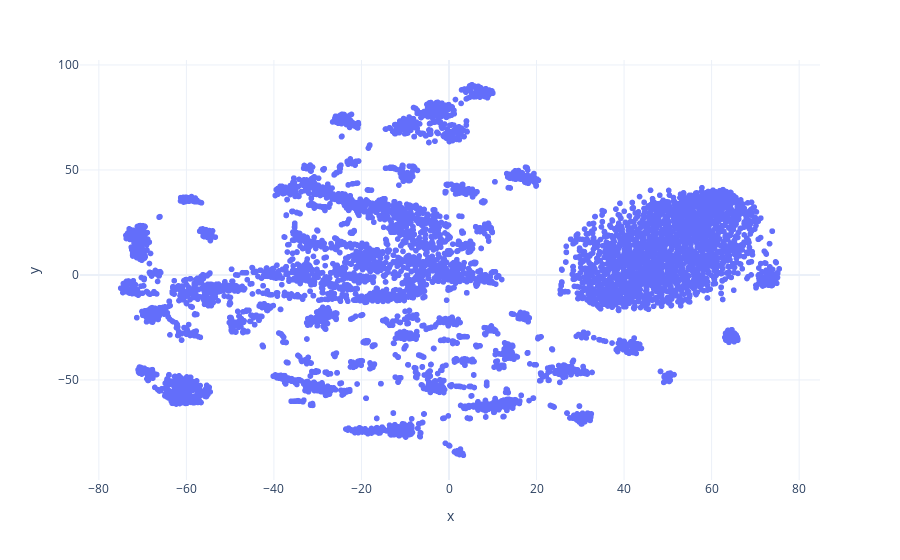

Notebook code cell kept with this figure:
### Code cell
import plotly.express as px

fig = px.scatter(x=reduced_embeddings[:, 0], y=reduced_embeddings[:, 1])
fig.show()

### Figure 1 — Plotly figure (JSON) as saved in the notebook; plotly's stock layout.template omitted (floating-point values rounded to 4 significant figures; data arrays with more than 128 entries replaced by an {"elided": "..."} marker saying what was removed)
{"data": [{"hovertemplate": "x=%{x}<br>y=%{y}<extra></extra>", "legendgroup": "", "marker": {"color": "#636efa", "symbol": "circle"}, "mode": "markers", "name": "", "showlegend": false, "type": "scattergl", "x": {"elided": "7799 float values"}, "xaxis": "x", "y": {"elided": "7799 float values"}, "yaxis": "y"}], "layout": {"autosize": true, "legend": {"tracegroupgap": 0}, "margin": {"t": 60}, "xaxis": {"anchor": "y", "autorange": true, "domain": [0, 1], "range": [-84.46, 84.92], "title": {"text": "x"}, "type": "linear"}, "yaxis": {"anchor": "x", "autorange": true, "domain": [0, 1], "range": [-99.52, 104.2], "title": {"text": "y"}, "type": "linear"}}}
